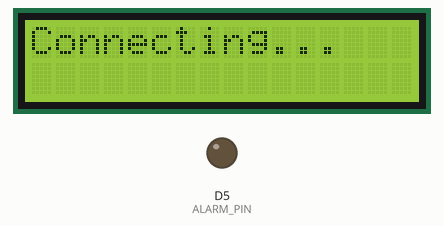
Bench run of a sketch on a simulated ESP8266 (NodeMCU). Parts: 16×2 character LCD, output pins drawn as LEDs (lit = HIGH). WiFi joins after 1.5 s; servers stay silent unless stated; network time is answered at once with the bench clock; the local clock reads 2024-03-15 10:24:30 at power-on unless the sketch sets it.

Above: at 1.1 s.
At 1.6 s:
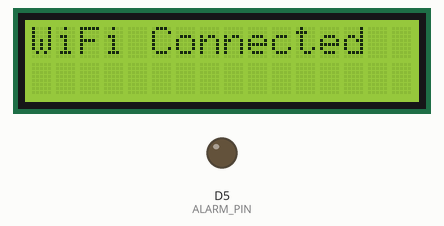
At 3.7 s:
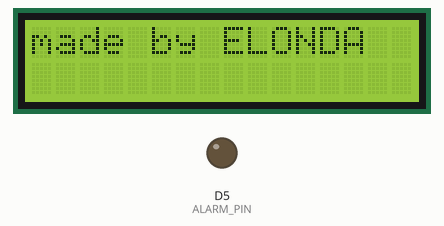
At 6.7 s:
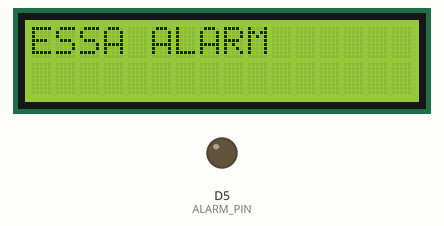
At 9.7 s:
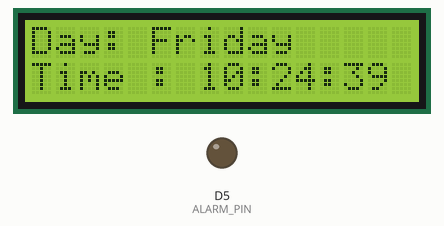
At 38.6 s:
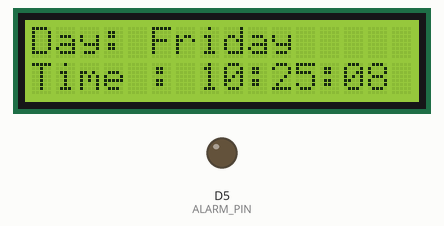

Measured:
- what the display in image 0 shows lasts 0.5 s, from 1.1 s to 1.6 s
- what the display in image 1 shows lasts 2.0 s, from 1.6 s to 3.6 s
- what the display in image 2 shows lasts 3.0 s, from 3.6 s to 6.6 s
- what the display in image 4 shows lasts 1.0 s, from 9.7 s to 10.7 s

The sketch:

ESSA_ALARM.ino
```cpp
#include <ESP8266WiFi.h>
#include <WiFiUdp.h>
#include <NTPClient.h>
#include <Wire.h>
#include <LiquidCrystal_I2C.h>

const char* ssid = "EdNet";
const char* password = "Huawei@123";

WiFiUDP ntpUDP;
NTPClient timeClient(ntpUDP, "pool.ntp.org", 2 * 3600, 60000);

#define ALARM_PIN D5

LiquidCrystal_I2C lcd(0x27, 16, 2);

void ringAlarm(int durationSec) {
  lcd.print("It's Time");
  digitalWrite(ALARM_PIN, HIGH);
  delay(durationSec * 1000);
  digitalWrite(ALARM_PIN, LOW);
  lcd.clear();
}

bool shouldRing(int dayOfWeek, int hour, int minute, int second) {
  if (dayOfWeek >= 1 && dayOfWeek <= 5) {
    if ((hour == 8 && minute == 40 && second == 0) ||
        (hour == 9 && minute == 20 && second == 0) ||
        (hour == 10 && minute == 0 && second == 0) ||
        (hour == 11 && minute == 50 && second == 0) ||
        (hour == 12 && minute == 30 && second == 0) ||
        (hour == 14 && minute == 50 && second == 0) ||
        (hour == 15 && minute == 30 && second == 0)) {
      ringAlarm(6);
      return true;
    }
    if ((hour == 8 && minute == 0 && second == 0) ||
        (hour == 10 && minute == 40 && second == 0) ||
        (hour == 11 && minute == 10 && second == 0) ||
        (hour == 13 && minute == 10 && second == 0) ||
        (hour == 14 && minute == 10 && second == 0) ||
        (hour == 16 && minute == 10 && second == 0) ||
        (hour == 18 && minute == 0 && second == 0) ||
        (hour == 19 && minute == 0 && second == 0) ||
        (hour == 21 && minute == 0 && second == 0)) {
      ringAlarm(10);
      return true;
    }
    if ((dayOfWeek == 1 || dayOfWeek == 3 || dayOfWeek == 5) &&
        hour == 7 && minute == 30 && second == 0) {
      ringAlarm(15);
      return true;
    }
  }
  if (dayOfWeek == 0) {
    if ((hour == 7 && minute == 10 && second == 0) ||
        (hour == 12 && minute == 45 && second == 0) ||
        (hour == 18 && minute == 0 && second == 0) ||
        (hour == 19 && minute == 0 && second == 0) ||
        (hour == 21 && minute == 0 && second == 0)) {
      ringAlarm(15);
      return true;
    }
  }
  if (dayOfWeek == 6) {
    if ((hour == 7 && minute == 10 && second == 0) ||
        (hour == 12 && minute == 45 && second == 0) ||
        (hour == 18 && minute == 0 && second == 0)) {
      ringAlarm(15);
      return true;
    }
  }
  return false;
}

void setup() {
  pinMode(ALARM_PIN, OUTPUT);
  digitalWrite(ALARM_PIN, LOW);
  lcd.init();
  lcd.backlight();

  WiFi.begin(ssid, password);
  lcd.setCursor(0, 0);
  lcd.print("Connecting");
  while (WiFi.status() != WL_CONNECTED) {
    lcd.print(".");
    delay(500);
  }
  lcd.clear();
  lcd.setCursor(0, 0);
  lcd.print("WiFi Connected");
  delay(2000);
  lcd.clear();

  lcd.setCursor(0, 0);
  lcd.print("made by ELONDA");
  delay(3000);
  lcd.clear();
  lcd.setCursor(0, 0);
  lcd.print("ESSA ALARM");
  delay(3000);
  lcd.clear();


  timeClient.begin();
}

void loop() {
  timeClient.update();
  int dayOfWeek = timeClient.getDay();
  if (dayOfWeek == 0) dayOfWeek = 7;
  int hour = timeClient.getHours();
  int minute = timeClient.getMinutes();
  int second = timeClient.getSeconds();

  const char* days[] = {"Monday","Tuesday","Wednesday","Thursday","Friday","Saturday","Sunday"};
  lcd.setCursor(0, 0);
  lcd.print("Day: ");
  lcd.print(days[dayOfWeek-1]);
  int rem = 16 - (5 + strlen(days[dayOfWeek-1]));
  for(int i=0;i<rem;i++) lcd.print(" ");

  lcd.setCursor(0, 1);
  char timeStr[17];
  snprintf(timeStr,sizeof(timeStr),"Time : %02d:%02d:%02d",hour,minute,second);
  lcd.print(timeStr);

  shouldRing(dayOfWeek,hour,minute,second);
  delay(1000);
}
```
